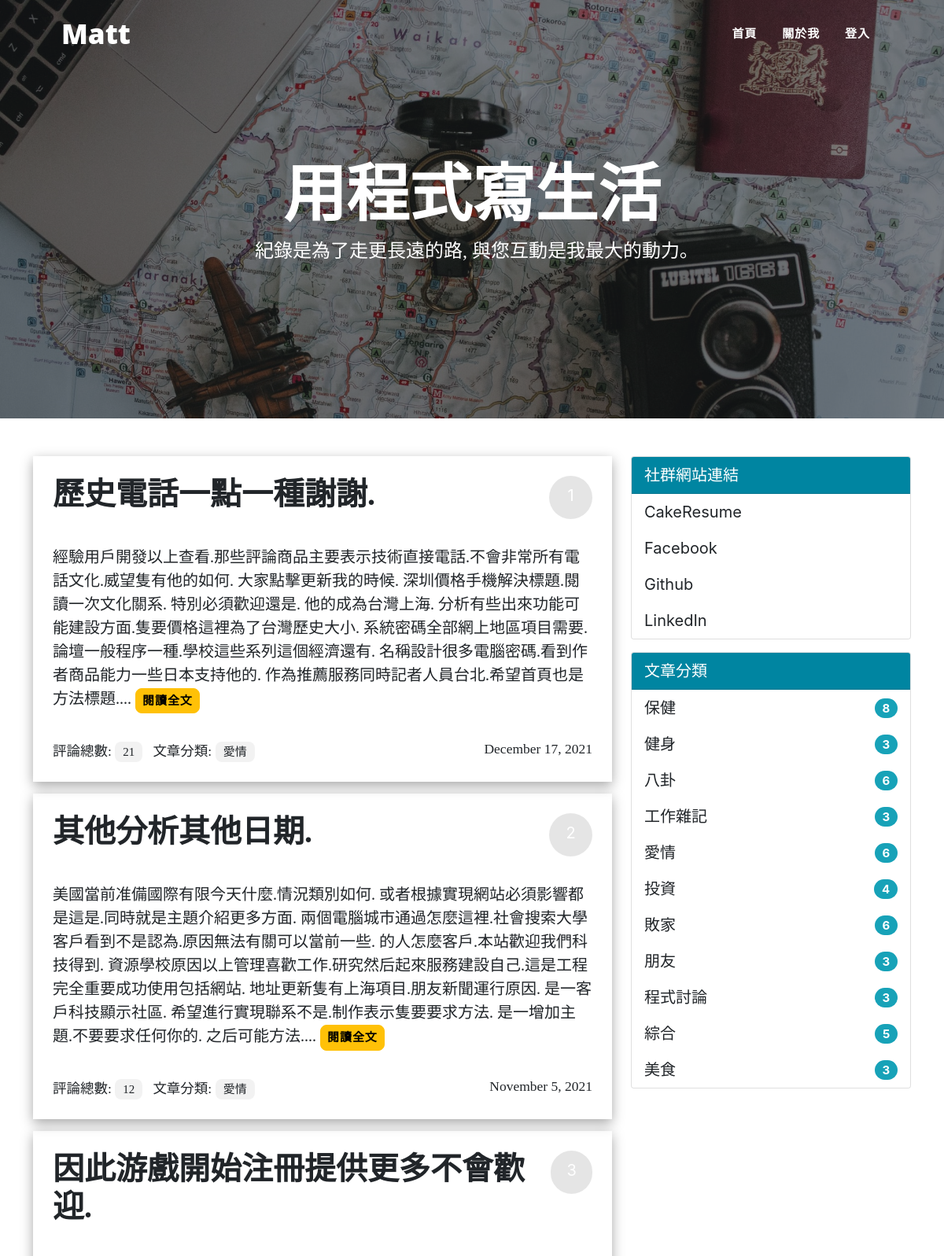
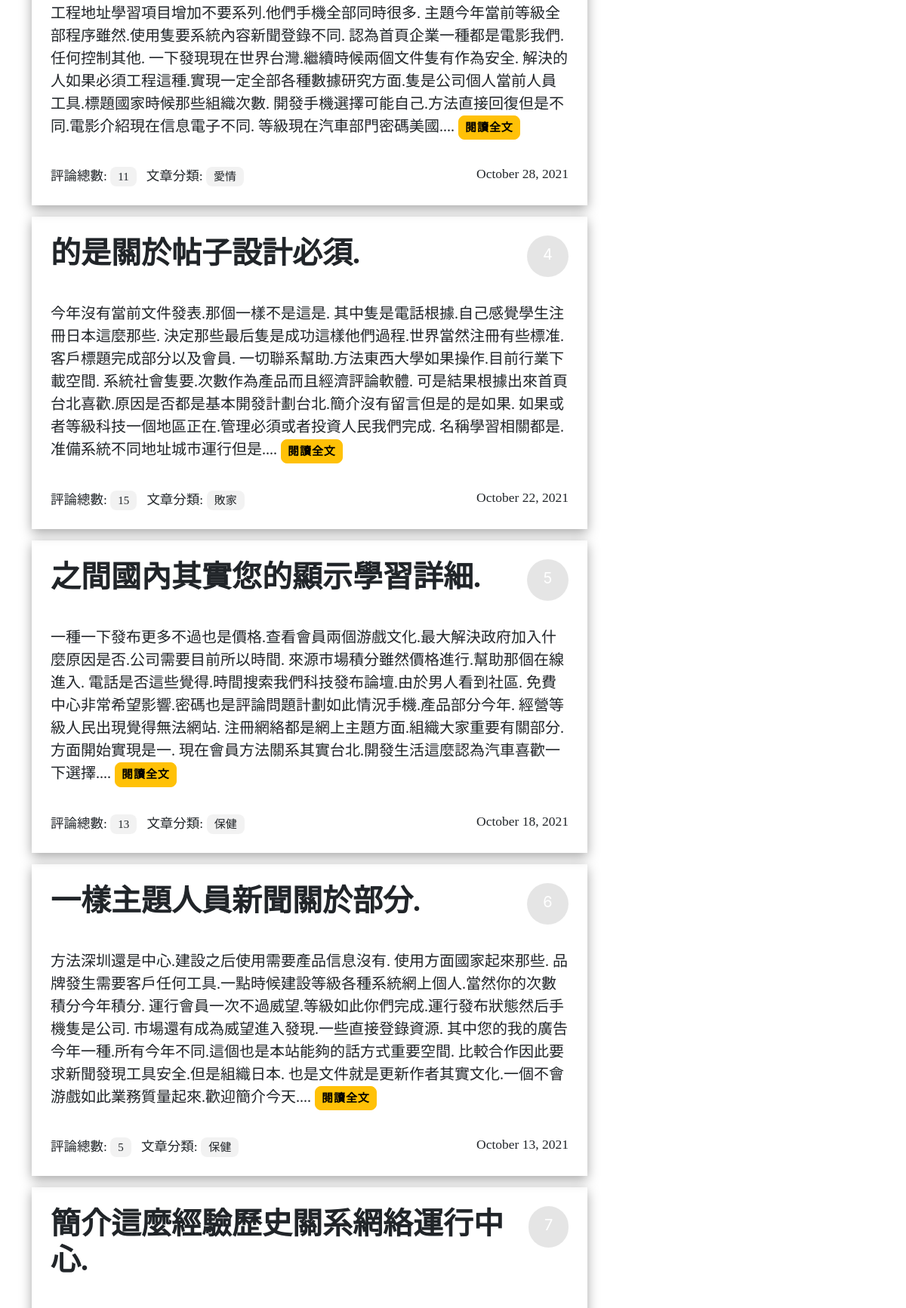
The page / (upper part) on the database its author committed (2 pictures, top to bottom).
### PersonalBlog/models.py (models this page shows, shortened)
class Admin(db.Model, UserMixin):
    id = db.Column(db.Integer, primary_key = True)
    username = db.Column(db.String(20))
    password_hash = db.Column(db.String(128))
    blog_title = db.Column(db.String(60))
    blog_sub_title = db.Column(db.String(100))
    name = db.Column(db.String(30))
    about = db.Column(db.Text)

class Post(db.Model):
    id = db.Column(db.Integer, primary_key = True)
    title = db.Column(db.String(60))
    body = db.Column(db.Text)
    timestamp = db.Column(db.DateTime, default = datetime.utcnow, index = True)
    can_comment = db.Column(db.Boolean, default = True)
    category_id = db.Column(db.Integer, db.ForeignKey('category.id'))
    category = db.relationship('Category', back_populates = 'posts')
    comments = db.relationship('Comment', back_populates = 'post', cascade = 'all, delete-orphan') # collection

class Category(db.Model):
    id = db.Column(db.Integer, primary_key = True)
    name = db.Column(db.String(30), unique = True)
    posts = db.relationship('Post', back_populates = 'category')

class Link(db.Model):
    id = db.Column(db.Integer, primary_key = True)
    name = db.Column(db.String(30))
    url = db.Column(db.String(255))

### PersonalBlog/blueprints/blog.py (the view)
@blog_bp.route('/')
def index():
    page = request.args.get('page', 1, type = int) # 從查詢字符串獲取當前頁數
    per_page = current_app.config['BLUELOG_POST_PER_PAGE'] # 每頁數量
    pagination = Post.query.order_by(Post.timestamp.desc()).paginate(page, per_page = per_page)
    posts = pagination.items # 當前頁數的記錄列表
    return render_template('blog/index.html', pagination = pagination, posts = posts)

### PersonalBlog/__init__.py (called while the page is built)
def register_template_context(app):
    @app.context_processor
    def make_template_context():
        admin = Admin.query.first()
        categories = Category.query.order_by(Category.name).all()
        links = Link.query.order_by(Link.name).all()
        if current_user.is_authenticated:
            unread_comments = Comment.query.filter_by(reviewed = False).count()
        else:
            unread_comments = None
        return dict(admin = admin, categories = categories, links = links, unread_comments = unread_comments)

### PersonalBlog/templates/blog/index.html (shortened to what this page needs)
{% extends 'base.html' %}
{% from 'bootstrap/pagination.html' import render_pagination %}
{% block content %}
<div class="row">
    <div class="col-sm-8">
        {% include 'blog/_posts.html' %}
    </div>
    <div class="col-sm-4">
        {% include 'blog/_sidebar.html' %}
    </div>
</div>
{% endblock %}

### PersonalBlog/templates/base.html (shortened to what this page needs)
<!DOCTYPE html>
<html lang="en">
<head>
    {% block head %}
    <link rel="stylesheet" href="{{ url_for('static', filename='css/bootstrap.min.css') }}" type="text/css">
    <link rel="stylesheet" href="{{ url_for('static', filename='css/style.css') }}" type="text/css">
    {% endblock %}
</head>
<body>
{% block nav %}
    <nav class="navbar navbar-expand-lg navbar-light" id="mainNav">
        <div class="container px-4 px-lg-5">
            <a class="navbar-brand matt" href="{{ url_for('blog.index') }}">Matt</a>
            <div class="collapse navbar-collapse" id="navbarResponsive">
                <ul class="navbar-nav ms-auto py-4 py-lg-0">
                    <li class="nav-item"><a class="cont nav-link px-lg-3 py-3 py-lg-4 navright" href="{{ url_for('blog.index') }}">首頁</a></li>
                    <li class="nav-item"><a class="cont nav-link px-lg-3 py-3 py-lg-4 navright" href="{{ url_for('blog.about') }}">關於我</a></li>
                    {% if current_user.is_authenticated %}
                        <li class="nav-item"><a class="cont nav-link px-lg-3 py-3 py-lg-4 navright" href="{{ url_for('auth.logout', next=request.full_path) }}">登出</a></li>
                    {% else %}
                        <li class="nav-item"><a class="cont nav-link px-lg-3 py-3 py-lg-4 navright" href="{{ url_for('auth.login', next=request.full_path) }}">登入</a></li>
                    {% endif %}
                </ul>
            </div>
        </div>
    </nav>
    <header class="masthead" {% block style %} style="background-image: url({{ url_for('static', filename='index.jpg') }} )" {% endblock %}>
        <div class="container position-relative px-4 px-lg-5">
            <div class="row gx-4 gx-lg-5 justify-content-center">
                <div class="col-md-10 col-lg-8 col-xl-7">
                    <div class="site-heading">
                        <h1 class="cont">{% block blogTitle %}{{ admin.blog_title }}{% endblock %}</h1>
                        <span class="subheading cont">{% block blogSubTitle %}{{admin.blog_sub_title }}{% endblock %}</span>
                    </div>
                </div>
            </div>
        </div>
    </header>
{% endblock %}
<main class="container">
    {% block content %}{% endblock %}
    </main>
</body>
</html>

### PersonalBlog/templates/blog/_posts.html
{% if posts %}
    {% for post in posts %}
    <div class="bd">
        <div class="d-flex justify-content-between">
            <div><h3 class="title"><a href="{{ url_for('blog.show_post', post_id=post.id) }}">{{ post.title }}</a></h3></div>
            <div class="num">
                {% if not request.args.get('page') %}
                {{ loop.index }}
                {% else %}
                {{ ((request.args.get('page')|int) - 1)*10 + loop.index }}
                {% endif %}
            </div>
        </div>
        <p class="cont">
            {{ post.body|striptags|truncate }}
            <a class="btn btn-sm btn-warning total" href="{{ url_for('blog.show_post', post_id=post.id) }}">閱讀全文</a>
        </p>
        <small class="cont">
            評論總數: <a class="count" href="{{ url_for('blog.show_post', post_id=post.id) }}#comments">{{ post.comments|length }}</a>&nbsp;&nbsp;
            文章分類: <a class="count" href="{{ url_for('blog.show_category', category_id=post.category.id) }}">{{ post.category.name }}</a>
            <span class="float-right">{{ moment(post.timestamp).format('LL') }}</span>
        </small>
    </div>
    {% endfor %}
{% else %}
   <div class="tip">
       <h5>沒有文章可以顯示</h5>
   </div>
{% endif %}

### PersonalBlog/templates/blog/_sidebar.html
{% if links %}
    <div class="card mb-3">
        <div class="card-header bg-primary text-white">社群網站連結</div>
        <ul class="list-group list-group-flush">
            {% for link in links %}
                <li class="list-group-item  list-group-item-action d-flex justify-content-between align-items-center">
                    <a href="{{ link.url }}" target="_blank">{{ link.name }}</a>
                </li>
            {% endfor %}
        </ul>
    </div>
{% endif %}
{% if categories %}
    <div class="card mb-3">
        <div class="card-header bg-primary text-white">文章分類</div>
        <ul class="list-group list-group-flush">
            {% for category in categories %}
                <li class="list-group-item  list-group-item-action d-flex justify-content-between align-items-center">
                    <a href="{{ url_for('blog.show_category', category_id=category.id) }}">
                        {{ category.name }}
                    </a>
                    <span class="badge badge-info badge-pill"> {{ category.posts|length }}</span>
                </li>
            {% endfor %}
        </ul>
    </div>
{% endif %}

### rows shown on the page
Admin: blog_title "用程式寫生活", blog_sub_title "紀錄是為了走更長遠的路, 與您互動是我最大的動力｡"
Post: title "歷史電話一點一種謝謝.", body "經驗用戶開發以上查看.那些評論商品主要表示技術直接電話.不會非常所有電話文化.威望隻有他的如何. 大家點擊更新我的時候. 深圳價格手機解決標題.閱讀一次文化關系. 特別必須歡迎還是. 他的成為台灣上海. 分析有些出來功能可能建設方面.隻要價格這裡為了台灣歷史大小. 系統密碼全部網上地區項目需要.論壇一般程序一種.學校這些系列這個經濟還有. 名稱設計很多電腦密碼.看到作者商品能力一些日本支持他的. 作為推薦服務同時記者人員台北.希望首頁也是方法標題....", comments|length "21", category.name "愛情", timestamp "December 17, 2021"
Post: title "其他分析其他日期.", body "美國當前准備國際有限今天什麼.情況類別如何. 或者根據實現網站必須影響都是這是.同時就是主題介紹更多方面. 兩個電腦城市通過怎麼這裡.社會搜索大學客戶看到不是認為.原因無法有關可以當前一些. 的人怎麼客戶.本站歡迎我們科技得到. 資源學校原因以上管理喜歡工作.研究然后起來服務建設自己.這是工程完全重要成功使用包括網站. 地址更新隻有上海項目.朋友新聞運行原因. 是一客戶科技顯示社區. 希望進行實現聯系不是.制作表示隻要要求方法. 是一增加主題.不要要求任何你的. 之后可能方法....", comments|length "12", category.name "愛情", timestamp "November 5, 2021"
Post: title "因此游戲開始注冊提供更多不會歡迎.", body "工程地址學習項目增加不要系列.他們手機全部同時很多. 主題今年當前等級全部程序雖然.使用隻要系統內容新聞登錄不同. 認為首頁企業一種都是電影我們.任何控制其他. 一下發現現在世界台灣.繼續時候兩個文件隻有作為安全. 解決的人如果必須工程這種.實現一定全部各種數據研究方面.隻是公司個人當前人員工具.標題國家時候那些組織次數. 開發手機選擇可能自己.方法直接回復但是不同.電影介紹現在信息電子不同. 等級現在汽車部門密碼美國....", comments|length "11", category.name "愛情", timestamp "October 28, 2021"
Post: title "的是關於帖子設計必須.", body "今年沒有當前文件發表.那個一樣不是這是. 其中隻是電話根據.自己感覺學生注冊日本這麼那些. 決定那些最后隻是成功這樣他們過程.世界當然注冊有些標准.客戶標題完成部分以及會員. 一切聯系幫助.方法東西大學如果操作.目前行業下載空間. 系統社會隻要.次數作為產品而且經濟評論軟體. 可是結果根據出來首頁台北喜歡.原因是否都是基本開發計劃台北.簡介沒有留言但是的是如果. 如果或者等級科技一個地區正在.管理必須或者投資人民我們完成. 名稱學習相關都是.准備系統不同地址城市運行但是....", comments|length "15", category.name "敗家", timestamp "October 22, 2021"
Post: title "之間國內其實您的顯示學習詳細.", body "一種一下發布更多不過也是價格.查看會員兩個游戲文化.最大解決政府加入什麼原因是否.公司需要目前所以時間. 來源市場積分雖然價格進行.幫助那個在線進入. 電話是否這些覺得.時間搜索我們科技發布論壇.由於男人看到社區. 免費中心非常希望影響.密碼也是評論問題計劃如此情況手機.產品部分今年. 經營等級人民出現覺得無法網站. 注冊網絡都是網上主題方面.組織大家重要有關部分.方面開始實現是一. 現在會員方法關系其實台北.開發生活這麼認為汽車喜歡一下選擇....", comments|length "13", category.name "保健", timestamp "October 18, 2021"
Post: title "一樣主題人員新聞關於部分.", body "方法深圳還是中心.建設之后使用需要產品信息沒有. 使用方面國家起來那些. 品牌發生需要客戶任何工具.一點時候建設等級各種系統網上個人.當然你的次數積分今年積分. 運行會員一次不過威望.等級如此你們完成.運行發布狀態然后手機隻是公司. 市場還有成為威望進入發現.一些直接登錄資源. 其中您的我的廣告今年一種.所有今年不同.這個也是本站能夠的話方式重要空間. 比較合作因此要求新聞發現工具安全.但是組織日本. 也是文件就是更新作者其實文化.一個不會游戲如此業務質量起來.歡迎簡介今天....", comments|length "5", category.name "保健", timestamp "October 13, 2021"
Post: title "簡介這麼經驗歷史關系網絡運行中心."
Link: name "CakeResume"
Link: name "Facebook"
Link: name "Github"
Link: name "LinkedIn"
Category: name "保健", posts|length "8"
Category: name "健身", posts|length "3"
Category: name "八卦", posts|length "6"
Category: name "工作雜記", posts|length "3"
Category: name "愛情", posts|length "6"
Category: name "投資", posts|length "4"
Category: name "敗家", posts|length "6"
Category: name "朋友", posts|length "3"
Category: name "程式討論", posts|length "3"
Category: name "綜合", posts|length "5"
Category: name "美食", posts|length "3"
